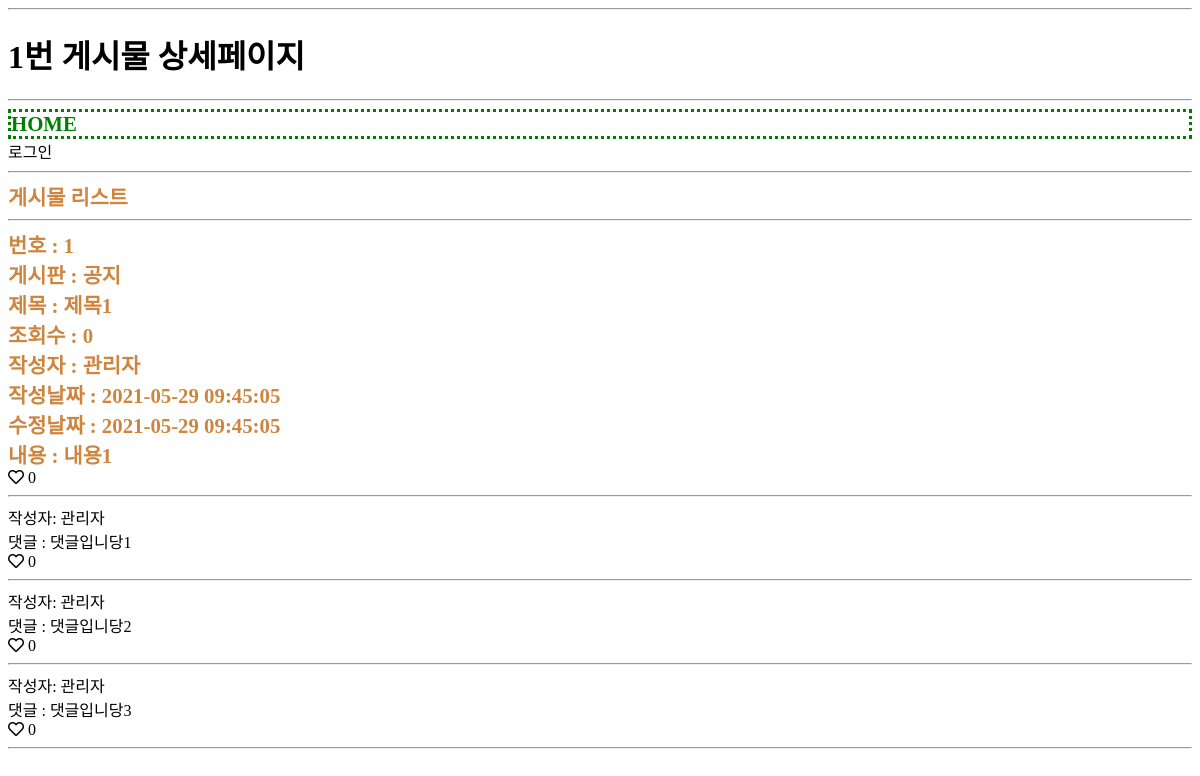
/usr/article/detail.php?id=1, run on the app's committed database.
### tables this page shows
CREATE TABLE article(
	id INT(10) UNSIGNED NOT NULL PRIMARY KEY AUTO_INCREMENT,
	regDate DATETIME NOT NULL,
	updateDate DATETIME NOT NULL,
	memberId INT(10) UNSIGNED NOT NULL,
	boardId INT(10) UNSIGNED NOT NULL,
	liked INT(10) UNSIGNED NOT NULL,
	`count` INT(10) UNSIGNED NOT NULL,
	title VARCHAR(100) NOT NULL,
	`body` TEXT NOT NULL
);

CREATE TABLE board(
    id INT(10) UNSIGNED NOT NULL PRIMARY KEY AUTO_INCREMENT,
    regDate DATETIME NOT NULL,
    updateDate DATETIME NOT NULL,
    memberId INT(10) UNSIGNED NOT NULL,
    `name` VARCHAR(100) NOT NULL,
    `code` VARCHAR(100) NOT NULL
);

CREATE TABLE `member`(
	id INT(10) UNSIGNED NOT NULL PRIMARY KEY AUTO_INCREMENT,
	delStatus INT(1) UNSIGNED NOT NULL,
	regDate DATETIME NOT NULL,
	updateDate DATETIME NOT NULL,
	loginId CHAR(20) NOT NULL,
	loginPw CHAR(100) NOT NULL,
	`name` CHAR(20) NOT NULL,
	nickname CHAR(20) NOT NULL,
	cellphoneNo CHAR(20) NOT NULL,
	email CHAR(100) NOT NULL
);

CREATE TABLE reply(
	id INT(10) UNSIGNED NOT NULL PRIMARY KEY AUTO_INCREMENT,
	regDate DATETIME NOT NULL,
	updateDate DATETIME NOT NULL,
	memberId INT(10) UNSIGNED NOT NULL,
	relTypeCode VARCHAR(100) NOT NULL,    
	relId INT(10) UNSIGNED NOT NULL,      
	liked INT (10) UNSIGNED NOT NULL,
	`body` TEXT NOT NULL
);

### util.php (called while the page is built, shortened)
<?php
function DB__getRow($sql) {
  global $dbConn;
  $rs = mysqli_query($dbConn, $sql);
  $row = mysqli_fetch_assoc($rs);
  return $row;
}
function DB__getRows($sql) {
  global $dbConn;
  $rs = mysqli_query($dbConn, $sql);
  $rows = [];
  while ( $row = mysqli_fetch_assoc($rs) ) {
    $rows[] = $row;
  }
  return $rows;
}
?>

### usr/article/detail.php (the view, shortened to what this page needs)
<?php
$articleId = intval($_GET['id']);
$sql = "
SELECT * FROM article
WHERE id = ${articleId};
";
$article = DB__getRow($sql);
$sqlGetMemberById = "
SELECT * FROM member
WHERE id = ${article['memberId']};
";
$sqlGetBoardById = "
SELECT * FROM board
WHERE id = ${article['boardId']};
";
$member = DB__getRow($sqlGetMemberById);
$board = DB__getRow($sqlGetBoardById);
$memberId = $member['id'];
?>
    <?php
        $sqlGetHeart = "
        SELECT digitalCode FROM articleLiked
        WHERE memberId = ${memberId}
        AND articleId = ${articleId};
        ";
        $array = DB__getRow($sqlGetHeart);
        if(!empty($array)){
        $heart = $array['digitalCode'];
        }else{
            $heart = 0;
        }
    ?>
<hr>
<?php require_once __DIR__ . "/../head.php";
?>
<div><a href="list.php">게시물 리스트</a></div>
<hr>
<div>
    번호 : <?=$article['id']?><br>
    게시판 : <?=$board['name']?><br>
    제목 : <?=$article['title']?><br>
    조회수 : <?=$article['count']?><br>
    작성자 : <?=$member['nickname']?><br>
    작성날짜 : <?=$article['regDate']?><br>
    수정날짜 : <?=$article['updateDate']?><br>
    내용 : <?=$article['body']?><br>
</div>
<?php if($heart == 1){ ?>
    <a href="liked.php?memberId=<?=$memberId?>&articleId=<?=$articleId?>&digitalCode=0"><i style="color:red;" class="fas fa-heart"></i></a>
<?php }else{ ?>
    <a href="liked.php?memberId=<?=$memberId?>&articleId=<?=$articleId?>&digitalCode=1"><i class="far fa-heart"></i></a>
<?php        } ?>
<?=$article['liked'];
?>
<br>
<hr>
<?php
require_once __DIR__ . '/../reply/list.php';
?>
<?php require_once __DIR__ . "/../foot.php";
?>

### usr/reply/list.php (shortened to what this page needs)
  <?php
  $sqlGetReplies = "
  SELECT * FROM reply
  WHERE relId = ${articleId}
  ";
  $replies = DB__getRows($sqlGetReplies);
  ?>
  <?php foreach($replies as $reply){ ?>
    <?php
      $memberId = $reply['memberId'];
      $articleId = $reply['relId'];
      $replyId = $reply['id'];
      ?>
  <?php
  $sqlGetReplyHeart = "
  SELECT digitalCode FROM replyLiked
  WHERE memberId = ${memberId}
  AND articleId = ${articleId}
  AND replyId = ${replyId}
  ";
  $replyArray = DB__getRow($sqlGetReplyHeart);
  if(!empty($array)){
  $replyHeart = $replyArray['digitalCode'];
  }else{
    $replyHeart = 0;
  }
?>
  <?php
    $sqlGetMember = "
    SELECT * FROM `member`
    WHERE id = ${memberId}
    ";
    $member = DB__getRow($sqlGetMember);
    ?>
        작성자: <?=$member['nickname']?><br>
        댓글 : <?=$reply['body']?><br>
        <?php if($replyHeart == 1){ ?>
        <a href="/usr/reply/liked.php?memberId=<?=$reply['memberId']?>&articleId=<?=$reply['relId']?>&replyId=<?=$reply['id']?>&digitalCode=0"><i style="color:red;" class="fas fa-heart"></i></a>
        <?php }else{ ?>
        <a href="/usr/reply/liked.php?memberId=<?=$reply['memberId']?>&articleId=<?=$reply['relId']?>&replyId=<?=$reply['id']?>&digitalCode=1"><i class="far fa-heart"></i></a>
        <?php        } ?>
        <?=
        $reply['liked'];
        ?>
        <hr>
  <?php } ?>

### common.css (style rules this page uses)
body, ul, li { list-style: none; }
a { text-decoration: none; color: inherit; }
div { font-size:1.3rem; font-weight: bold; color: peru; }

### data on the page
article: id "1", title "제목1", count "0", regDate "2021-05-29 09:45:05", updateDate "2021-05-29 09:45:05", body "내용1", liked "0"
board: name "공지"
member: nickname "관리자"
reply: memberId.nickname "관리자", body "댓글입니당1", liked "0"
reply: memberId.nickname "관리자", body "댓글입니당2", liked "0"
reply: memberId.nickname "관리자", body "댓글입니당3", liked "0"

### other printed values
$pageTitle "1번 게시물 상세페이지"
